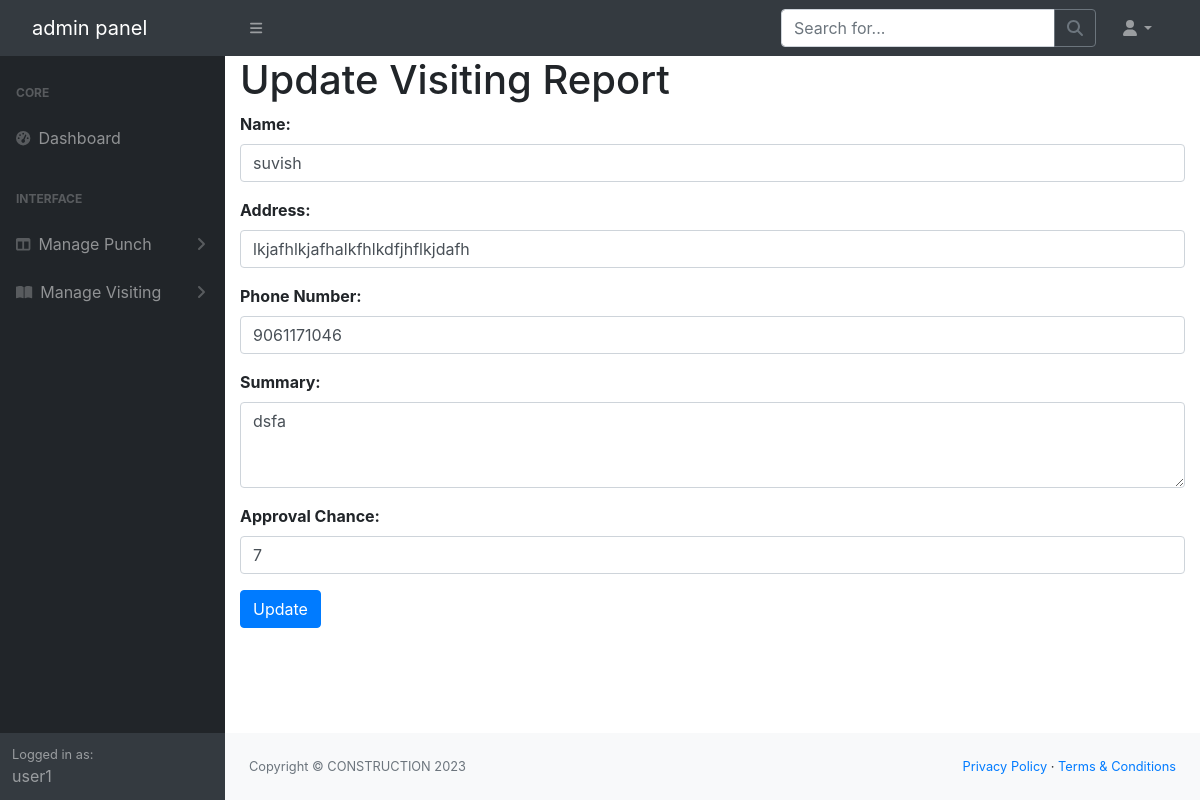
Screenshot of /update_visiting/4 (signed in) with the database file from the repository.
### constructionapp/models.py (models this page shows, shortened)
class VisitingReport(models.Model):
    name = models.CharField(max_length=50)
    address = models.CharField(max_length=250)
    phonenumber = models.CharField(max_length=13)
    summery = models.CharField(max_length=500)
    approval_chance = models.IntegerField()
    visited_date = models.DateField(null=True)
    visited_time = models.TimeField(null=True)
    usr = models.ForeignKey(User, on_delete=models.CASCADE,null=True,blank=True)

### constructionapp/views.py (the view, shortened to what this page needs)
# urls.py: path('update_visiting/<int:id>', views.update_visiting, name="update_visiting"),
def update_visiting(request, id):
    visited = VisitingReport.objects.get(id=id)
    leave = LeaveApplication.objects.all()
    attendance = Attendance.objects.all()
    visiting = VisitingReport.objects.all()
    name = request.user
    users = User.objects.all()
    return render(request, "update_visiting.html", {"attendance": attendance, "users": users, "visiting":visiting, "name":name, "leave":leave,"visited":visited})

### templates/update_visiting.html (shortened to what this page needs)
{% load static %}
<!DOCTYPE html>
<html lang="en">
<head>
    <link href="https://cdn.jsdelivr.net/npm/simple-datatables@7.1.2/dist/style.min.css" rel="stylesheet" />
    <link href="{% static 'index/css/styles.css' %}" rel="stylesheet" />
    <link rel="stylesheet" href="https://maxcdn.bootstrapcdn.com/bootstrap/4.5.2/css/bootstrap.min.css">
</head>
<body class="sb-nav-fixed">
    <nav class="sb-topnav navbar navbar-expand navbar-dark bg-dark">
        <a class="navbar-brand ps-3" href="index.html">admin panel</a>
        <button class="btn btn-link btn-sm order-1 order-lg-0 me-4 me-lg-0" id="sidebarToggle" href="#!"><i
                class="fas fa-bars"></i></button>
        <form class="d-none d-md-inline-block form-inline ms-auto me-0 me-md-3 my-2 my-md-0">
            <div class="input-group">
                <input class="form-control" type="text" placeholder="Search for..." aria-label="Search for..."
                    aria-describedby="btnNavbarSearch" />
                <button class="btn btn-outline-secondary" id="btnNavbarSearch" type="button"><i class="fas fa-search"
                        id="na"></i></button>
            </div>
        </form>
        <ul class="navbar-nav ms-auto ms-md-0 me-3 me-lg-4">
            <li class="nav-item dropdown">
                <a class="nav-link dropdown-toggle" id="navbarDropdown" href="#" role="button" data-bs-toggle="dropdown"
                    aria-expanded="false"><i class="fas fa-user fa-fw"></i></a>
            </li>
        </ul>
    </nav>
    <div id="layoutSidenav">
        <div id="layoutSidenav_nav">
            <nav class="sb-sidenav accordion sb-sidenav-dark" id="sidenavAccordion">
                <div class="sb-sidenav-menu">
                    <div class="nav">
                        <div class="sb-sidenav-menu-heading">Core</div>
                        <a class="nav-link" href="/index">
                            <div class="sb-nav-link-icon"><i class="fas fa-tachometer-alt"></i></div>
                            Dashboard
                        </a>
                        <div class="sb-sidenav-menu-heading">Interface</div>
                        <a class="nav-link collapsed" href="#" data-bs-toggle="collapse"
                            data-bs-target="#collapseLayouts" aria-expanded="false" aria-controls="collapseLayouts">
                            <div class="sb-nav-link-icon"><i class="fas fa-columns"></i></div>
                            Manage Punch
                            <div class="sb-sidenav-collapse-arrow"><i class="fas fa-angle-down"></i></div>
                        </a>
                        <a class="nav-link collapsed" href="#" data-bs-toggle="collapse" data-bs-target="#collapsePages"
                            aria-expanded="false" aria-controls="collapsePages">
                            <div class="sb-nav-link-icon"><i class="fas fa-book-open"></i></div>
                            Manage Visiting
                            <div class="sb-sidenav-collapse-arrow"><i class="fas fa-angle-down"></i></div>
                        </a>
                    </div>
                </div>
                <div class="sb-sidenav-footer">
                    <div class="small">Logged in as:</div>
                    {{ name }}
                </div>
            </nav>
        </div>
        <div id="layoutSidenav_content">
            <main>
                <div class="container">
                    <h1>Update Visiting Report</h1>
                    <form action="{% url 'update_visiting' visited.id %}" method="post">
                        <div class="form-group">
                            <label for="name">Name:</label>
                            <input type="text" class="form-control" id="name" name="name" value="{{ visited.name }}" required>
                        </div>
                        <div class="form-group">
                            <label for="address">Address:</label>
                            <input type="text" class="form-control" id="address" name="address" value="{{ visited.address }}" required>
                        </div>
                        <div class="form-group">
                            <label for="phonenumber">Phone Number:</label>
                            <input type="text" class="form-control" id="phonenumber" name="phonenumber" value="{{ visited.phonenumber }}" required>
                        </div>
                        <div class="form-group">
                            <label for="summery">Summary:</label>
                            <textarea class="form-control" id="summery" name="summery" rows="3" required>{{ visited.summery }}</textarea>
                        </div>
                        <div class="form-group">
                            <label for="approval_chance">Approval Chance:</label>
                            <input type="number" class="form-control" id="approval_chance" name="approval_chance" value="{{ visited.approval_chance }}" required>
                        </div>
                        <button type="submit" class="btn btn-primary">Update</button>
                    </form>
                </div>
            </main>
            <footer class="py-4 bg-light mt-auto">
                <div class="container-fluid px-4">
                    <div class="d-flex align-items-center justify-content-between small">
                        <div class="text-muted">Copyright &copy; CONSTRUCTION 2023</div>
                        <div>
                            <a href="#">Privacy Policy</a>
                            &middot;
                            <a href="#">Terms &amp; Conditions</a>
                        </div>
                    </div>
                </div>
            </footer>
        </div>
    </div>
</body>
</html>

### templates/update_visiting.html (style rules this page uses)
label { font-weight: bold; }

### rows the page displays
VisitingReport: name "suvish", address "lkjafhlkjafhalkfhlkdfjhflkjdafh", phonenumber "9061171046", summery "dsfa", approval_chance "7"

### other values shown
{{ name }} "user1"
